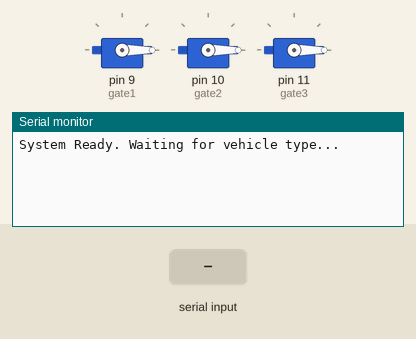
This sketch was run on a simulated Arduino Uno, built with avr-gcc and run on an emulated ATmega328P. On the bench: 3 × servo, the last lines printed to the serial monitor. Inputs (shaded band) come from the test bench.

Above: at 1.2 s.
1.3 s: "Car\n" received over Serial
At 2.1 s:
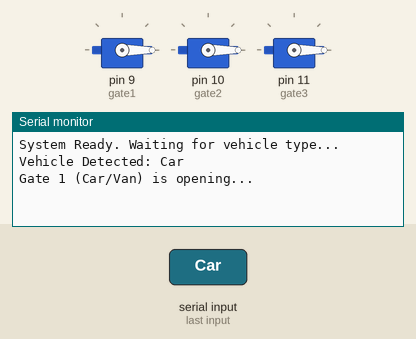
2.8 s: "Van\n" received over Serial
At 5.5 s:
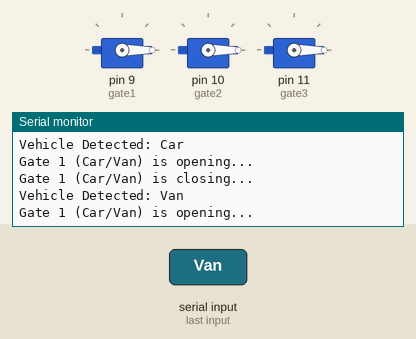
5.8 s: "motorbike\n" received over Serial
At 7.8 s:
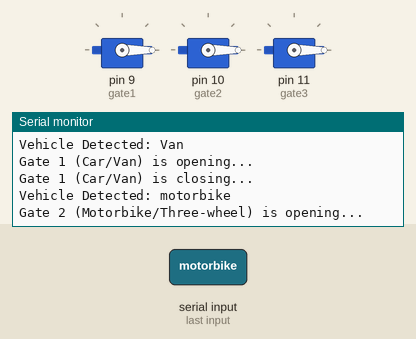

Measured:
- after the input at 1.3 s, the serial monitor: prints a new line at once (image 1)
- after the input at 2.8 s, the serial monitor: prints a new line after 1.5 s (image 2)
- after the input at 5.8 s, the serial monitor: prints a new line after 1.6 s (image 3)

The sketch:

Mega_board-servo_motor_control.ino
```cpp
#include <Servo.h>

// Define servo objects for three gates
Servo gate1;  // Gate for Cars & Vans
Servo gate2;  // Gate for Motorbikes & Three-wheelers
Servo gate3;  // Gate for Trucks & Buses

void setup() {
    Serial.begin(9600);  // Start Serial Communication
    gate1.attach(9);  // Attach Gate 1 Servo (Cars, Vans)
    gate2.attach(10); // Attach Gate 2 Servo (Motorbikes, Three-wheelers)
    gate3.attach(11); // Attach Gate 3 Servo (Trucks, Buses)

    // Set gates to the initial closed position
    gate1.write(0);
    gate2.write(0);
    gate3.write(0);

    Serial.println("System Ready. Waiting for vehicle type...");
}

void loop() {
    if (Serial.available() > 0) {
        String vehicleType = Serial.readStringUntil('\n');  // Read vehicle type
        vehicleType.trim();  // Remove any trailing whitespace

        Serial.print("Vehicle Detected: ");
        Serial.println(vehicleType);

        if (vehicleType == "Car" || vehicleType == "Van") {
            openGate(gate1, "Gate 1 (Car/Van)");
        }
        else if (vehicleType == "motorbike" || vehicleType == "threewheel") {
            openGate(gate2, "Gate 2 (Motorbike/Three-wheel)");
        }
        else if (vehicleType == "truck" || vehicleType == "bus") {
            openGate(gate3, "Gate 3 (Truck/Bus)");
        }
        else {
            Serial.println("Unknown vehicle type. No action taken.");
        }
    }
}

void openGate(Servo gate, String gateName) {
    Serial.print(gateName);
    Serial.println(" is opening...");

    gate.write(90);   // Rotate 90 degrees to open
    delay(3000);      // Keep the gate open for 3 seconds

    Serial.print(gateName);
    Serial.println(" is closing...");

    gate.write(0);    // Close the gate
}
```
